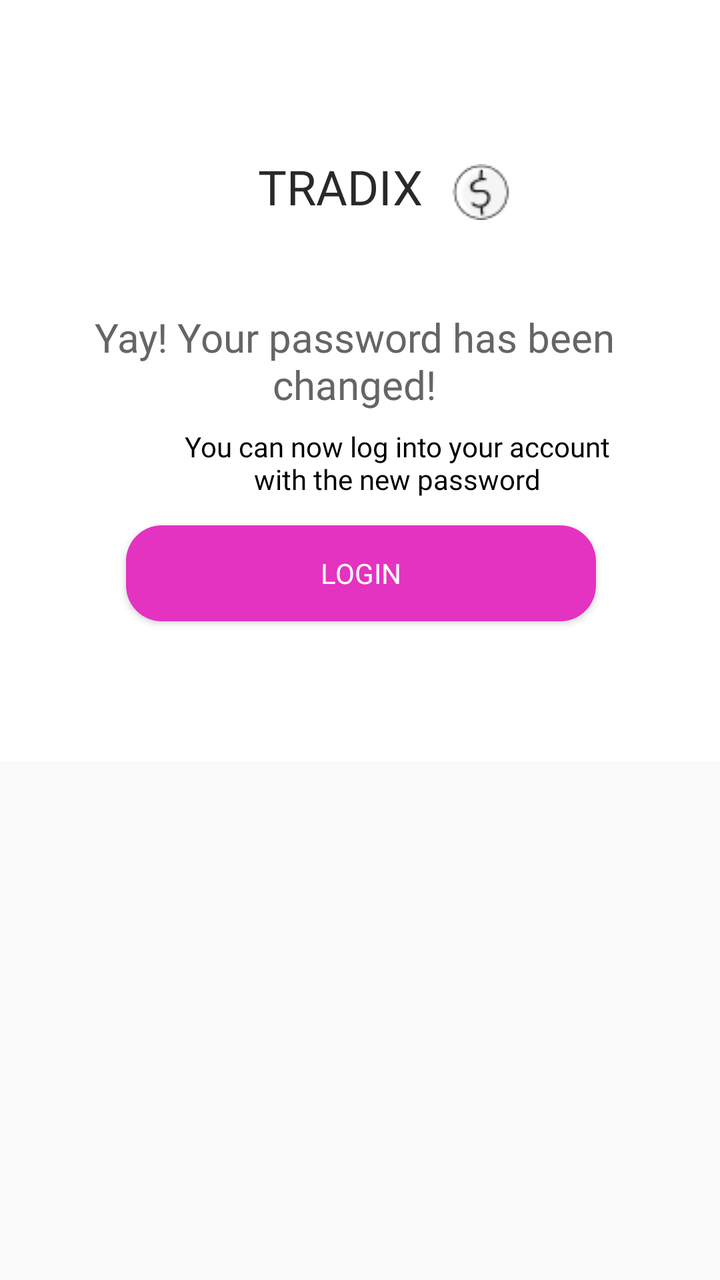
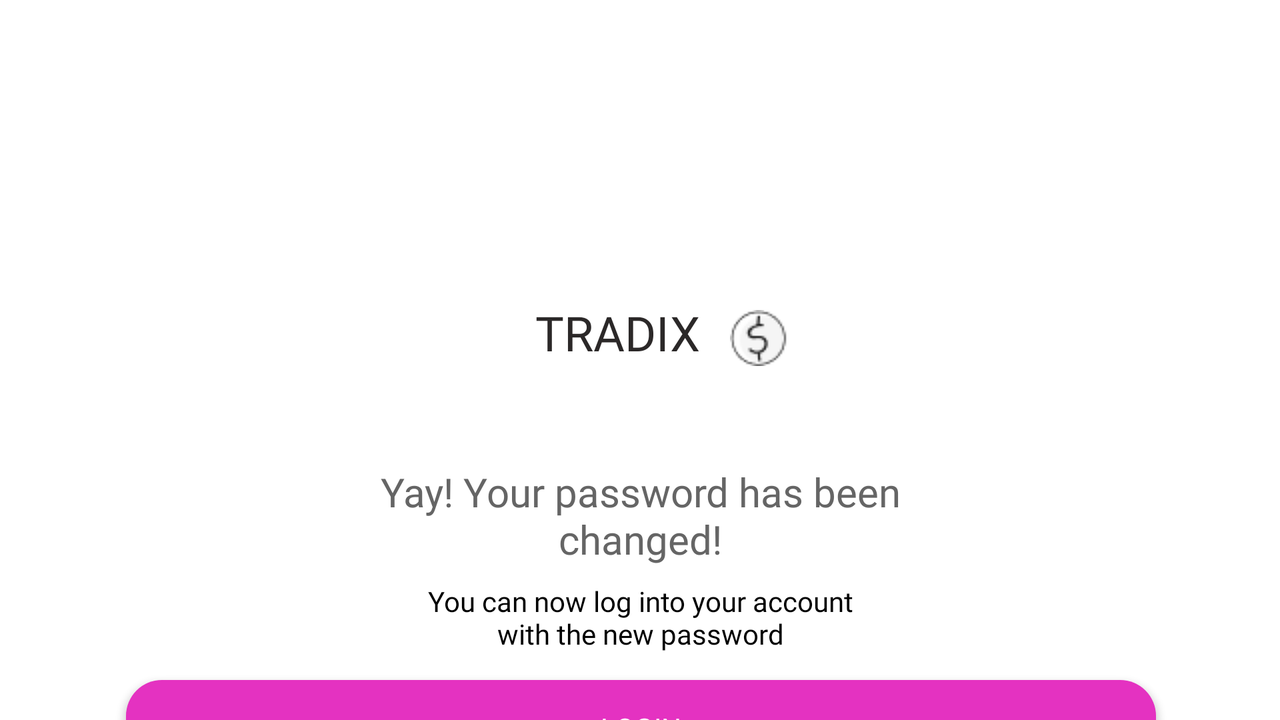

First picture: res/layout/ on a phone held upright. Second picture: the repository's own variant of that layout, on a device whose configuration matches the variant's folder. Source for both follows.
<!-- AndroidManifest.xml: application theme Theme.Ui2 -->
<!-- res/layout/activity_confirm_password_changed.xml -->
<?xml version="1.0" encoding="utf-8"?>
<androidx.constraintlayout.widget.ConstraintLayout xmlns:android="http://schemas.android.com/apk/res/android"
    xmlns:app="http://schemas.android.com/apk/res-auto"
    xmlns:tools="http://schemas.android.com/tools"
    android:layout_width="match_parent"
    android:layout_height="match_parent"
    tools:context=".activity.ConfirmPasswordChangedActivity">

    <ScrollView
        android:layout_width="match_parent"
        android:layout_height="match_parent"
        android:scrollbars="none"
        app:layout_constraintBottom_toBottomOf="parent"
        app:layout_constraintEnd_toEndOf="parent"
        app:layout_constraintStart_toStartOf="parent"
        app:layout_constraintTop_toTopOf="parent">

        <androidx.constraintlayout.widget.ConstraintLayout
            android:layout_width="match_parent"
            android:layout_height="wrap_content"
            android:background="@color/white">

            <ImageView
                android:id="@+id/imageView"
                android:layout_width="match_parent"
                android:layout_height="wrap_content"
                android:adjustViewBounds="true"
                android:contentDescription="@string/todo"
                app:layout_constraintEnd_toEndOf="parent"
                app:layout_constraintStart_toStartOf="parent"
                app:layout_constraintTop_toTopOf="parent"
                app:srcCompat="@drawable/componente_6_7" />

            <TextView
                android:id="@+id/textView"
                style="@style/TextViewTradix3"
                android:layout_width="wrap_content"
                android:layout_height="wrap_content"
                android:layout_marginStart="@dimen/_129dp"
                android:layout_marginTop="@dimen/_77dp"
                android:layout_marginBottom="@dimen/_59dp"
                android:text="@string/tradix"
                app:layout_constraintStart_toStartOf="@+id/imageView"
                app:layout_constraintTop_toTopOf="@+id/imageView" />

            <ImageView
                android:id="@+id/imageView3"
                android:layout_width="wrap_content"
                android:layout_height="wrap_content"
                android:layout_marginStart="@dimen/_15dp"
                android:layout_marginTop="@dimen/_82dp"
                android:contentDescription="@string/todo"
                app:layout_constraintStart_toEndOf="@+id/textView"
                app:layout_constraintTop_toTopOf="parent"
                app:srcCompat="@drawable/coin" />

            <TextView
                android:id="@+id/textView2"
                style="@style/textStyle2"
                android:layout_width="wrap_content"
                android:layout_height="wrap_content"
                android:layout_marginStart="@dimen/_47dp"
                android:layout_marginTop="@dimen/_155dp"
                android:gravity="center"
                android:text="Yay! Your password has been\nchanged!"
                app:layout_constraintStart_toStartOf="parent"
                app:layout_constraintTop_toTopOf="parent" />

            <TextView
                android:id="@+id/textView3"
                style="@style/TextViewDescriptionStyle"
                android:layout_width="wrap_content"
                android:layout_height="wrap_content"
                android:layout_marginStart="@dimen/_92dp"
                android:layout_marginTop="@dimen/_8dp"
                android:gravity="center"
                android:text="You can now log into your account\nwith the new password"
                app:layout_constraintStart_toStartOf="parent"
                app:layout_constraintTop_toBottomOf="@+id/textView2" />

            <ImageView
                android:id="@+id/imageView6"
                android:layout_width="match_parent"
                android:layout_height="wrap_content"
                android:layout_marginTop="@dimen/_95dp"
                android:adjustViewBounds="true"
                app:layout_constraintEnd_toEndOf="parent"
                app:layout_constraintStart_toStartOf="parent"
                app:layout_constraintTop_toTopOf="@+id/imageView2"
                app:srcCompat="@drawable/componente_4_3" />

            <ImageView
                android:id="@+id/imageView2"
                android:layout_width="match_parent"
                android:layout_height="wrap_content"
                android:layout_marginTop="@dimen/_7dp"
                android:adjustViewBounds="true"
                android:contentDescription="@string/todo"
                app:layout_constraintEnd_toEndOf="parent"
                app:layout_constraintStart_toStartOf="parent"
                app:layout_constraintTop_toBottomOf="@+id/textView2"
                app:srcCompat="@drawable/pixeltrue_special_deals" />

            <ImageView
                android:id="@+id/imageView4"
                android:layout_width="wrap_content"
                android:layout_height="wrap_content"
                android:layout_marginStart="@dimen/_36dp"
                android:layout_marginTop="@dimen/_42dp"
                android:contentDescription="@string/todo"
                app:layout_constraintStart_toStartOf="@+id/imageView2"
                app:layout_constraintTop_toTopOf="@+id/imageView2"
                app:srcCompat="@drawable/flying_coins" />

            <ImageView
                android:id="@+id/imageView5"
                android:layout_width="wrap_content"
                android:layout_height="wrap_content"
                android:layout_marginTop="@dimen/_42dp"
                android:layout_marginEnd="@dimen/_44dp"
                android:contentDescription="@string/todo"
                app:layout_constraintEnd_toEndOf="parent"
                app:layout_constraintTop_toTopOf="@+id/imageView2"
                app:srcCompat="@drawable/flying_coins_2" />

            <Button
                android:id="@+id/btnLoginToLoginActivity"
                style="@style/TextButtonOnboardingStyle"
                android:layout_width="match_parent"
                android:layout_height="wrap_content"
                android:layout_marginStart="@dimen/_63dp"
                android:layout_marginTop="@dimen/_50dp"
                android:layout_marginEnd="@dimen/_62dp"
                android:layout_marginBottom="70dp"
                android:background="@drawable/button_background_3"
                android:text="@string/login"
                app:layout_constraintBottom_toBottomOf="parent"
                app:layout_constraintEnd_toEndOf="parent"
                app:layout_constraintStart_toStartOf="parent"
                app:layout_constraintTop_toBottomOf="@+id/imageView2" />
        </androidx.constraintlayout.widget.ConstraintLayout>
    </ScrollView>
</androidx.constraintlayout.widget.ConstraintLayout>
<!-- resources referenced by this layout -->
<resources>
  <color name="white">#FFFFFFFF</color>
  <dimen name="_129dp">129dp</dimen>
  <dimen name="_155dp">155dp</dimen>
  <dimen name="_15dp">15dp</dimen>
  <dimen name="_36dp">36dp</dimen>
  <dimen name="_42dp">42dp</dimen>
  <dimen name="_44dp">44dp</dimen>
  <dimen name="_47dp">47dp</dimen>
  <dimen name="_50dp">50dp</dimen>
  <dimen name="_59dp">59dp</dimen>
  <dimen name="_62dp">62dp</dimen>
  <dimen name="_63dp">63dp</dimen>
  <dimen name="_77dp">77dp</dimen>
  <dimen name="_7dp">7dp</dimen>
  <dimen name="_82dp">82dp</dimen>
  <dimen name="_8dp">8dp</dimen>
  <dimen name="_92dp">92dp</dimen>
  <dimen name="_95dp">95dp</dimen>
  <!-- drawable button_background_3 (drawable) -->
  <?xml version="1.0" encoding="utf-8"?>
  <shape xmlns:android="http://schemas.android.com/apk/res/android"
      android:shape="rectangle">
  
      <solid android:color="#e432c1"/>
  
      <corners android:radius="18dp"/>
  
  </shape>
  <!-- drawable coin: png bitmap (drawable-mdpi, 1163 bytes) -->
  <string name="login">Login</string>
  <string name="todo">TODO</string>
  <string name="tradix">TRADIX</string>
  <style name="TextButtonOnboardingStyle">
          <item name="android:textColor">@color/white</item>
          <item name="android:textSize">14sp</item>
          <item name="fontFamily">@font/lato_black</item>
      </style>
  <style name="TextViewDescriptionStyle">
          <item name="android:textColor">@color/black</item>
          <item name="android:textSize">14sp</item>
          <item name="fontFamily">@font/lato_light</item>
      </style>
  <style name="TextViewTradix3">
          <item name="android:textColor">#2b2828</item>
          <item name="android:textSize">24sp</item>
          <item name="fontFamily">@font/raleway_black</item>
      </style>
  <style name="textStyle2">
          <item name="android:textColor">#656565</item>
          <item name="android:textSize">20sp</item>
          <item name="fontFamily">@font/raleway_black</item>
      </style>
  <style name="Theme.Ui2" parent="Theme.AppCompat.Light.NoActionBar">
          
          <item name="colorPrimary">@color/purple_500</item>
          <item name="colorPrimaryVariant">@color/purple_700</item>
          <item name="colorOnPrimary">@color/white</item>
          
          <item name="colorSecondary">@color/teal_200</item>
          <item name="colorSecondaryVariant">@color/teal_200</item>
          <item name="colorOnSecondary">@color/black</item>
          
          <item name="android:statusBarColor" tools:targetApi="l">?attr/colorPrimaryVariant</item>
          
      </style>
  <color name="black">#FF000000</color>
  <color name="purple_500">#FF6200EE</color>
  <color name="purple_700">#FF3700B3</color>
  <color name="teal_200">#FF03DAC5</color>
</resources>
<!-- res/layout-land/activity_confirm_password_changed.xml (the repository's variant of the layout above) -->
<!-- drawn on the phone turned sideways -->
<?xml version="1.0" encoding="utf-8"?>
<androidx.constraintlayout.widget.ConstraintLayout xmlns:android="http://schemas.android.com/apk/res/android"
    xmlns:app="http://schemas.android.com/apk/res-auto"
    xmlns:tools="http://schemas.android.com/tools"
    android:layout_width="match_parent"
    android:layout_height="match_parent"
    tools:context=".activity.ConfirmPasswordChangedActivity">

    <ScrollView
        android:layout_width="match_parent"
        android:layout_height="match_parent"
        android:scrollbars="none"
        app:layout_constraintBottom_toBottomOf="parent"
        app:layout_constraintEnd_toEndOf="parent"
        app:layout_constraintStart_toStartOf="parent"
        app:layout_constraintTop_toTopOf="parent">

        <androidx.constraintlayout.widget.ConstraintLayout
            android:layout_width="match_parent"
            android:layout_height="wrap_content"
            android:background="@color/white">

            <ImageView
                android:id="@+id/imageView"
                android:layout_width="match_parent"
                android:layout_height="wrap_content"
                android:adjustViewBounds="true"
                android:contentDescription="@string/todo"
                app:layout_constraintEnd_toEndOf="parent"
                app:layout_constraintStart_toStartOf="parent"
                app:layout_constraintTop_toTopOf="parent"
                app:srcCompat="@drawable/componente_6_7" />

            <TextView
                android:id="@+id/textView"
                style="@style/TextViewTradix3"
                android:layout_width="wrap_content"
                android:layout_height="wrap_content"
                android:layout_marginTop="@dimen/_150dp"
                android:text="@string/tradix"
                app:layout_constraintEnd_toEndOf="parent"
                app:layout_constraintHorizontal_bias="0.48"
                app:layout_constraintStart_toStartOf="@+id/imageView"
                app:layout_constraintTop_toTopOf="@+id/imageView" />

            <ImageView
                android:id="@+id/imageView3"
                android:layout_width="wrap_content"
                android:layout_height="wrap_content"
                android:layout_marginStart="@dimen/_15dp"
                android:layout_marginTop="@dimen/_5dp"
                android:contentDescription="@string/todo"
                app:layout_constraintStart_toEndOf="@+id/textView"
                app:layout_constraintTop_toTopOf="@+id/textView"
                app:srcCompat="@drawable/coin" />

            <TextView
                android:id="@+id/textView2"
                style="@style/textStyle2"
                android:layout_width="wrap_content"
                android:layout_height="wrap_content"
                android:layout_marginTop="@dimen/_50dp"
                android:gravity="center"
                android:text="Yay! Your password has been\nchanged!"
                app:layout_constraintEnd_toEndOf="parent"
                app:layout_constraintStart_toStartOf="parent"
                app:layout_constraintTop_toBottomOf="@+id/textView" />

            <TextView
                android:id="@+id/textView3"
                style="@style/TextViewDescriptionStyle"
                android:layout_width="wrap_content"
                android:layout_height="wrap_content"
                android:layout_marginTop="@dimen/_8dp"
                android:gravity="center"
                android:text="You can now log into your account\nwith the new password"
                app:layout_constraintEnd_toEndOf="parent"
                app:layout_constraintStart_toStartOf="parent"
                app:layout_constraintTop_toBottomOf="@+id/textView2" />

            <ImageView
                android:id="@+id/imageView6"
                android:layout_width="match_parent"
                android:layout_height="wrap_content"
                android:layout_marginTop="@dimen/_150dp"
                android:adjustViewBounds="true"
                android:contentDescription="@string/todo"
                app:layout_constraintEnd_toEndOf="parent"
                app:layout_constraintStart_toStartOf="parent"
                app:layout_constraintTop_toTopOf="@+id/imageView2"
                app:srcCompat="@drawable/componente_4_3" />

            <ImageView
                android:id="@+id/imageView2"
                android:layout_width="match_parent"
                android:layout_height="wrap_content"
                android:layout_marginTop="@dimen/_7dp"
                android:adjustViewBounds="true"
                android:contentDescription="@string/todo"
                app:layout_constraintEnd_toEndOf="parent"
                app:layout_constraintStart_toStartOf="parent"
                app:layout_constraintTop_toBottomOf="@+id/textView2"
                app:srcCompat="@drawable/pixeltrue_special_deals" />

            <ImageView
                android:id="@+id/imageView4"
                android:layout_width="wrap_content"
                android:layout_height="wrap_content"
                android:layout_marginStart="@dimen/_144dp"
                android:layout_marginTop="@dimen/_156dp"
                android:contentDescription="@string/todo"
                app:layout_constraintStart_toStartOf="@+id/imageView2"
                app:layout_constraintTop_toTopOf="@+id/imageView2"
                app:srcCompat="@drawable/flying_coins" />

            <ImageView
                android:id="@+id/imageView5"
                android:layout_width="wrap_content"
                android:layout_height="wrap_content"
                android:layout_marginTop="@dimen/_144dp"
                android:layout_marginEnd="@dimen/_160dp"
                android:contentDescription="@string/todo"
                app:layout_constraintEnd_toEndOf="parent"
                app:layout_constraintTop_toTopOf="@+id/imageView2"
                app:srcCompat="@drawable/flying_coins_2" />

            <Button
                android:id="@+id/btnLoginToLoginActivity"
                style="@style/TextButtonOnboardingStyle"
                android:layout_width="match_parent"
                android:layout_height="wrap_content"
                android:layout_marginStart="@dimen/_63dp"
                android:layout_marginTop="@dimen/_50dp"
                android:layout_marginEnd="@dimen/_62dp"
                android:layout_marginBottom="70dp"
                android:background="@drawable/button_background_3"
                android:text="@string/login"
                app:layout_constraintBottom_toBottomOf="parent"
                app:layout_constraintEnd_toEndOf="parent"
                app:layout_constraintStart_toStartOf="parent"
                app:layout_constraintTop_toBottomOf="@+id/imageView2" />
        </androidx.constraintlayout.widget.ConstraintLayout>
    </ScrollView>
</androidx.constraintlayout.widget.ConstraintLayout>
<!-- resources referenced by the variant -->
<!-- as the phone turned sideways resolves them -->
<resources>
  <color name="white">#FFFFFFFF</color>
  <dimen name="_144dp">144dp</dimen>
  <dimen name="_150dp">150dp</dimen>
  <dimen name="_156dp">156dp</dimen>
  <dimen name="_15dp">15dp</dimen>
  <dimen name="_160dp">160dp</dimen>
  <dimen name="_50dp">50dp</dimen>
  <dimen name="_5dp">5dp</dimen>
  <dimen name="_62dp">62dp</dimen>
  <dimen name="_63dp">63dp</dimen>
  <dimen name="_7dp">7dp</dimen>
  <dimen name="_8dp">8dp</dimen>
  <!-- drawable button_background_3 (drawable) -->
  <?xml version="1.0" encoding="utf-8"?>
  <shape xmlns:android="http://schemas.android.com/apk/res/android"
      android:shape="rectangle">
  
      <solid android:color="#e432c1"/>
  
      <corners android:radius="18dp"/>
  
  </shape>
  <!-- drawable coin: png bitmap (drawable-mdpi, 1163 bytes) -->
  <string name="login">Login</string>
  <string name="todo">TODO</string>
  <string name="tradix">TRADIX</string>
  <style name="TextButtonOnboardingStyle">
          <item name="android:textColor">@color/white</item>
          <item name="android:textSize">14sp</item>
          <item name="fontFamily">@font/lato_black</item>
      </style>
  <style name="TextViewDescriptionStyle">
          <item name="android:textColor">@color/black</item>
          <item name="android:textSize">14sp</item>
          <item name="fontFamily">@font/lato_light</item>
      </style>
  <style name="TextViewTradix3">
          <item name="android:textColor">#2b2828</item>
          <item name="android:textSize">24sp</item>
          <item name="fontFamily">@font/raleway_black</item>
      </style>
  <style name="textStyle2">
          <item name="android:textColor">#656565</item>
          <item name="android:textSize">20sp</item>
          <item name="fontFamily">@font/raleway_black</item>
      </style>
  <style name="Theme.Ui2" parent="Theme.AppCompat.Light.NoActionBar">
          
          <item name="colorPrimary">@color/purple_500</item>
          <item name="colorPrimaryVariant">@color/purple_700</item>
          <item name="colorOnPrimary">@color/white</item>
          
          <item name="colorSecondary">@color/teal_200</item>
          <item name="colorSecondaryVariant">@color/teal_200</item>
          <item name="colorOnSecondary">@color/black</item>
          
          <item name="android:statusBarColor" tools:targetApi="l">?attr/colorPrimaryVariant</item>
          
      </style>
  <color name="black">#FF000000</color>
  <color name="purple_500">#FF6200EE</color>
  <color name="purple_700">#FF3700B3</color>
  <color name="teal_200">#FF03DAC5</color>
</resources>
